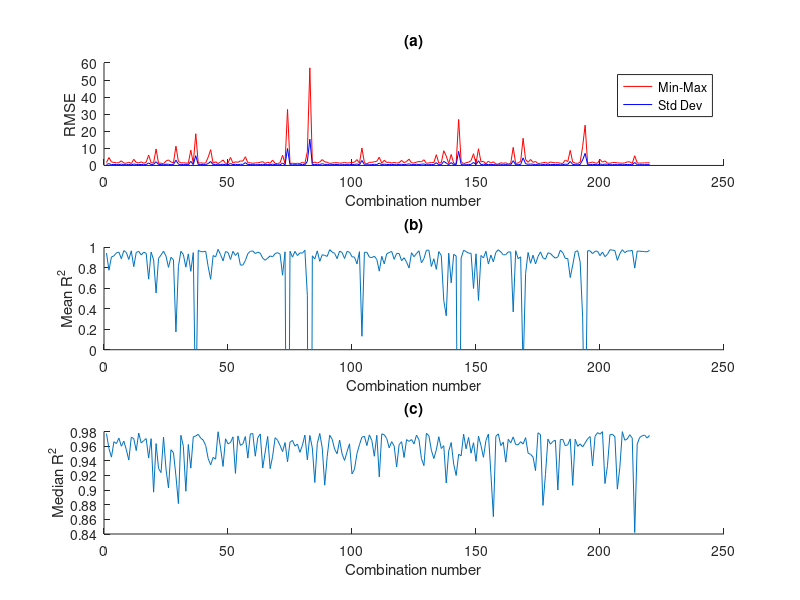
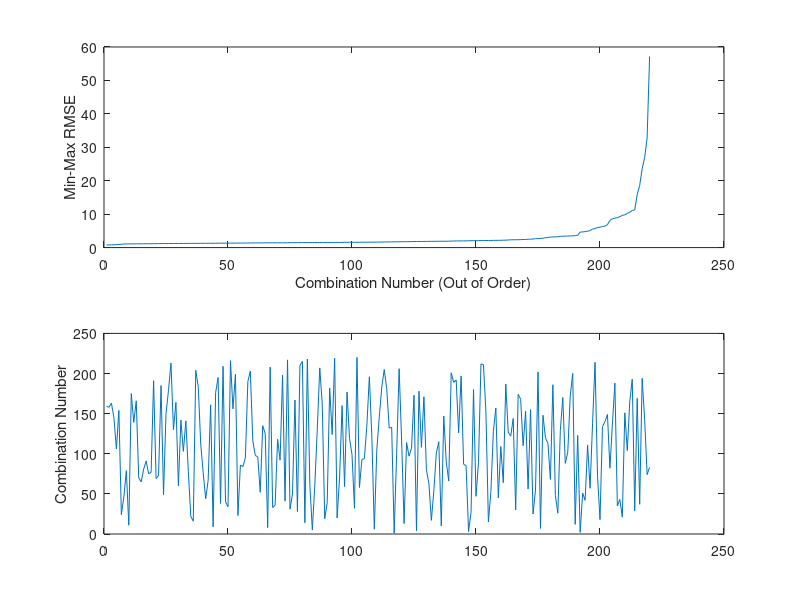

MATLAB code to generate these figures, in order: (Note: this script raises an error after producing the figures.)
%% Combinations_Analysis.m
% Nipun Gunawardena
% Plot results of combinations test, and explore data

clear all, close all, clc


%% Load data
load('CombinationStatisticsDefault.mat');


%% Plot
numC = length(combi);
medR2 = median(rSquared, 2);
meanR2 = mean(rSquared, 2);

figure()
subplot(3,1,1)
hold on
plot(1:numC, mmRmse, 'r');
plot(1:numC, stdRmse, 'b');
xlabel('Combination number');
ylabel('RMSE');
title('(a)');
legend('Min-Max', 'Std Dev');

subplot(3,1,2);
hold on
plot(1:numC, meanR2);
xlabel('Combination number');
ylabel('Mean R^2');
title('(b)');
ylim([0 1]);

subplot(3,1,3);
hold on
plot(1:numC, medR2);
xlabel('Combination number');
ylabel('Median R^2');
title('(c)');



print('ANN_Combo_1.eps', '-depsc');

figure()
[sortmm, sortmmIdx] = sort(mmRmse);
subplot(2,1,1);
plot(sortmm);
xlabel('Combination Number (Out of Order)');
ylabel('Min-Max RMSE');
subplot(2,1,2);
plot(sortmmIdx);
ylabel('Combination Number');
% disp(combiNums(sortmmIdx));




%% Filter bad measurements
x = 1:numC;
bad = mmRmse > 10;
badIdx = x(bad);
badCombi = combi(bad, :);
badNums = reshape(badCombi, [], 1);
disp(badCombi)

% Names
lemsNames = {'LEMS A', 'LEMS B', 'LEMS C', 'LEMS D', 'LEMS E', 'LEMS F', 'LEMS G', 'LEMS H', 'LEMS I', 'LEMS J', 'LEMS K', 'LEMS L'};

figure()
histogram(badNums, 12);

for i = 1:length(badCombi)
    disp(lemsNames(badCombi(i, :)));
end